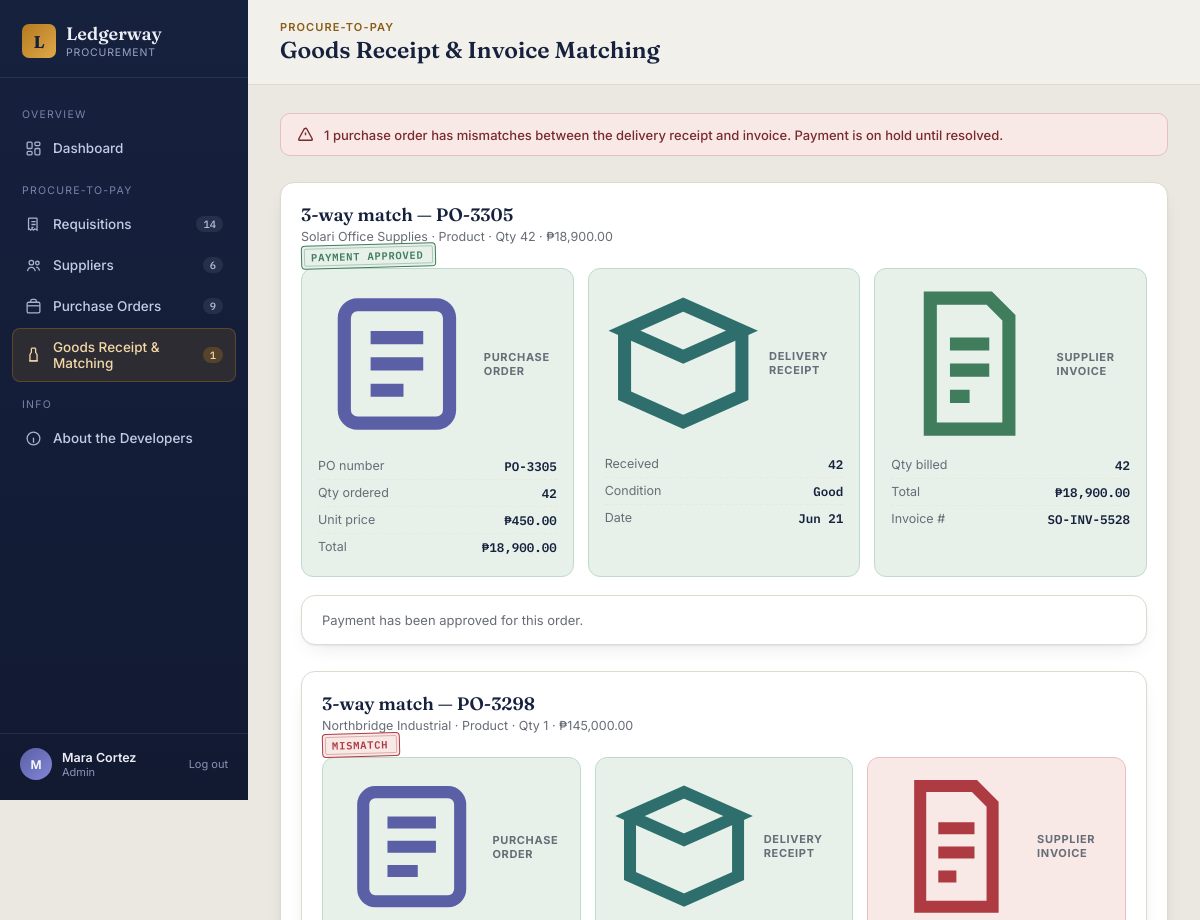
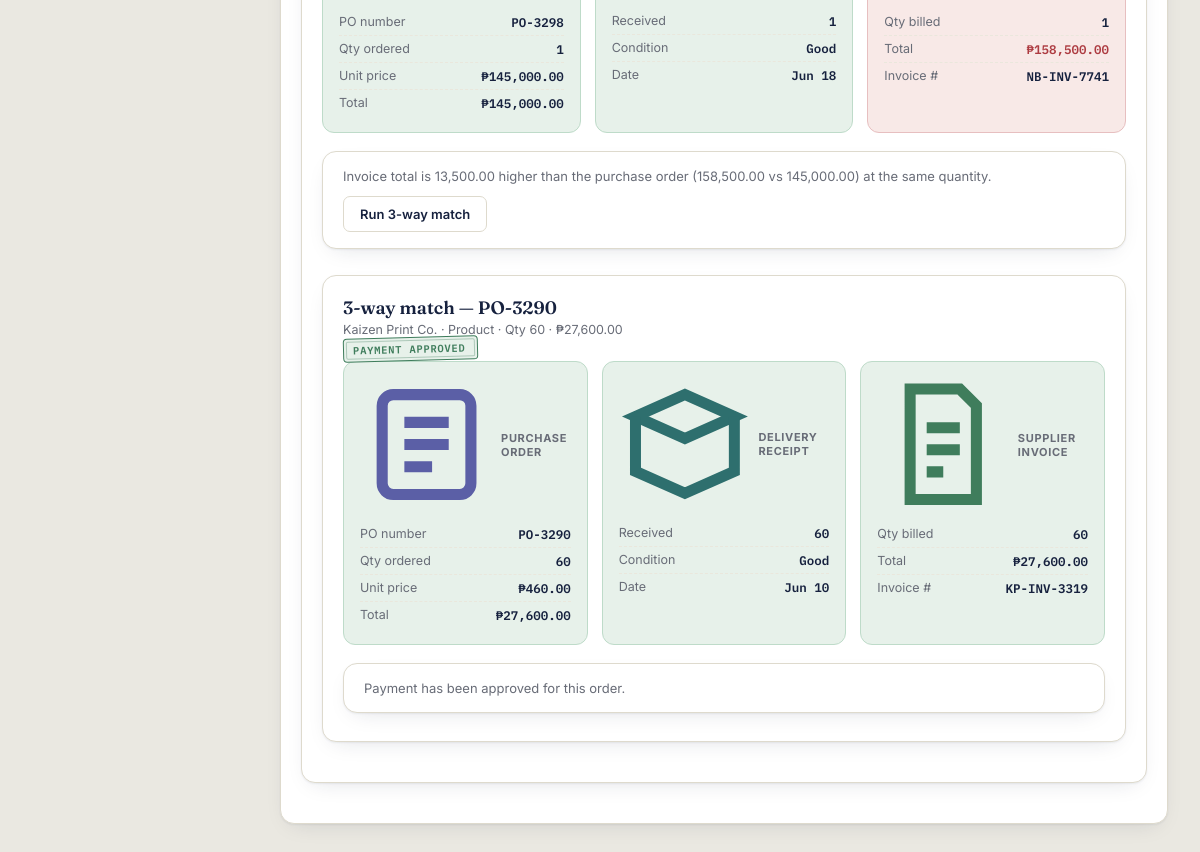
Screenshot of /goods_receipt.php (signed in) with the database file from the repository (2 pictures, top to bottom).
### tables this page shows
CREATE TABLE users (
  user_id INT AUTO_INCREMENT PRIMARY KEY,
  name VARCHAR(100) NOT NULL,
  email VARCHAR(150) NOT NULL UNIQUE,
  password_hash VARCHAR(255) NOT NULL,
  role ENUM('employee','manager','procurement_officer','admin') NOT NULL DEFAULT 'employee',
  department_id INT NULL,
  created_at TIMESTAMP DEFAULT CURRENT_TIMESTAMP,
  FOREIGN KEY (department_id) REFERENCES departments(department_id) ON DELETE SET NULL
);

CREATE TABLE purchase_orders (

    po_id INT AUTO_INCREMENT PRIMARY KEY,

    po_code VARCHAR(20) NOT NULL UNIQUE,

    requisition_id INT NULL UNIQUE,

    supplier_id INT NOT NULL,

    catalogue_id INT NULL,

    quantity INT NOT NULL DEFAULT 1,

    unit_price DECIMAL(12,2) NOT NULL,

    total_amount DECIMAL(12,2) NOT NULL,

    issue_date DATE NOT NULL,

    expected_delivery_date DATE NULL,

    status ENUM(
        'sent',
        'confirmed',
        'delivered',
        'cancelled'
    ) NOT NULL DEFAULT 'sent',

    created_by INT NOT NULL,

    created_at TIMESTAMP DEFAULT CURRENT_TIMESTAMP,

    FOREIGN KEY (requisition_id)
        REFERENCES requisitions(requisition_id)
        ON DELETE SET NULL,

    FOREIGN KEY (supplier_id)
        REFERENCES suppliers(supplier_id),

    FOREIGN KEY (catalogue_id)
        REFERENCES supplier_catalogue(catalogue_id)
        ON DELETE SET NULL,

    FOREIGN KEY (created_by)
        REFERENCES users(user_id)

);

CREATE TABLE suppliers (
  supplier_id INT AUTO_INCREMENT PRIMARY KEY,
  name VARCHAR(150) NOT NULL,
  category VARCHAR(100) NOT NULL,
  contact_name VARCHAR(100),
  email VARCHAR(150),
  phone VARCHAR(50),
  address VARCHAR(255),
  payment_terms VARCHAR(50) DEFAULT 'Net 30',
  contract_start DATE NULL,
  contract_end DATE NULL,
  status ENUM('active','inactive') NOT NULL DEFAULT 'active',
  created_at TIMESTAMP DEFAULT CURRENT_TIMESTAMP
);

CREATE TABLE goods_receipts (
  receipt_id INT AUTO_INCREMENT PRIMARY KEY,
  po_id INT NOT NULL,
  received_by INT NOT NULL,
  received_date DATE NOT NULL,
  quantity_received INT NOT NULL,
  condition_notes VARCHAR(255),
  created_at TIMESTAMP DEFAULT CURRENT_TIMESTAMP,
  FOREIGN KEY (po_id) REFERENCES purchase_orders(po_id) ON DELETE CASCADE,
  FOREIGN KEY (received_by) REFERENCES users(user_id)
);

CREATE TABLE invoice_matching (
  matching_id INT AUTO_INCREMENT PRIMARY KEY,
  po_id INT NOT NULL UNIQUE,
  receipt_id INT NULL,
  invoice_id INT NULL,
  match_status ENUM('pending','matched','mismatch') NOT NULL DEFAULT 'pending',
  discrepancy_notes VARCHAR(500),
  matched_by INT NULL,
  matched_at TIMESTAMP NULL,
  payment_approved TINYINT(1) NOT NULL DEFAULT 0,
  payment_approved_by INT NULL,
  payment_approved_at TIMESTAMP NULL,
  FOREIGN KEY (po_id) REFERENCES purchase_orders(po_id) ON DELETE CASCADE,
  FOREIGN KEY (receipt_id) REFERENCES goods_receipts(receipt_id) ON DELETE SET NULL,
  FOREIGN KEY (invoice_id) REFERENCES invoices(invoice_id) ON DELETE SET NULL,
  FOREIGN KEY (matched_by) REFERENCES users(user_id) ON DELETE SET NULL,
  FOREIGN KEY (payment_approved_by) REFERENCES users(user_id) ON DELETE SET NULL
);

CREATE TABLE invoices (
  invoice_id INT AUTO_INCREMENT PRIMARY KEY,
  po_id INT NOT NULL,
  supplier_id INT NOT NULL,
  invoice_number VARCHAR(50) NOT NULL,
  invoice_date DATE NOT NULL,
  quantity_billed INT NOT NULL,
  unit_price DECIMAL(12,2) NOT NULL,
  total_amount DECIMAL(12,2) NOT NULL,
  created_at TIMESTAMP DEFAULT CURRENT_TIMESTAMP,
  FOREIGN KEY (po_id) REFERENCES purchase_orders(po_id) ON DELETE CASCADE,
  FOREIGN KEY (supplier_id) REFERENCES suppliers(supplier_id)
);

### includes/auth.php (called while the page is built, shortened)
<?php
function current_user($pdo) {
    static $cached = null;
    if ($cached) return $cached;
    $stmt = $pdo->prepare("SELECT u.*, d.name AS department_name FROM users u
                            LEFT JOIN departments d ON d.department_id = u.department_id
                            WHERE u.user_id = ?");
    $stmt->execute([$_SESSION['user_id']]);
    $cached = $stmt->fetch();
    return $cached;
}
function has_role($roles) {
    $role = $_SESSION['role'] ?? null;
    if ($role === 'admin') return true;
    return in_array($role, (array)$roles, true);
}

### goods_receipt.php (the view, shortened to what this page needs)
<?php
require __DIR__ . '/config/db.php';
require __DIR__ . '/includes/auth.php';
require __DIR__ . '/includes/functions.php';
$me = current_user($pdo);
$rows = $pdo->query("
    SELECT
    po.po_id,
    po.po_code,
    po.quantity,
    po.unit_price,
    po.total_amount,
    po.issue_date,
    s.name AS supplier_name,
    c.product_name,
    c.description,
    c.unit,
    im.matching_id,
    im.match_status,
    im.discrepancy_notes,
    im.payment_approved,
    gr.receipt_id,
    gr.quantity_received,
    gr.received_date,
    gr.condition_notes,
    inv.invoice_id,
    inv.invoice_number,
    inv.quantity_billed,
    inv.unit_price AS inv_unit_price,
    inv.total_amount AS inv_total,
    inv.invoice_date
    FROM purchase_orders po
JOIN suppliers s
    ON s.supplier_id = po.supplier_id
LEFT JOIN supplier_catalogue c
    ON c.catalogue_id = po.catalogue_id
LEFT JOIN invoice_matching im
    ON im.po_id = po.po_id
LEFT JOIN goods_receipts gr
    ON gr.po_id = po.po_id
LEFT JOIN invoices inv
    ON inv.invoice_id = im.invoice_id
    WHERE po.status = 'delivered'
    ORDER BY po.issue_date DESC
")->fetchAll();
$mismatchCount = 0;
foreach ($rows as $r) if ($r['match_status'] === 'mismatch' && !$r['payment_approved']) $mismatchCount++;
$active = 'matching';
$pageEyebrow = 'Procure-to-Pay';
$pageTitle = 'Goods Receipt & Invoice Matching';
require __DIR__ . '/includes/header.php';
?>
<?php if ($mismatchCount > 0): ?>
<div class="banner warn">
  <svg viewBox="0 0 24 24" fill="none" stroke="currentColor" stroke-width="2"><path d="M12 9v4M12 17h.01M10.3 3.9 2.6 18a1.5 1.5 0 0 0 1.3 2.2h16.2a1.5 1.5 0 0 0 1.3-2.2L13.7 3.9a1.5 1.5 0 0 0-2.6 0Z"/></svg>
  <?= $mismatchCount ?> purchase order<?= $mismatchCount>1?'s':'' ?> <?= $mismatchCount>1?'have':'has' ?> mismatches between the delivery receipt and invoice. Payment is on hold until resolved.
</div>
<?php endif; ?>
<?php foreach ($rows as $r):
  $canManage = has_role(['procurement_officer','admin']);
  $status = $r['match_status'] ?? 'pending';
?>
<div class="match-container" style="margin-top:26px;">
  <div>
    <div class="section-title">3-way match — <?= e($r['po_code']) ?></div>
    <div class="section-desc">
    <?= e($r['supplier_name']) ?>
 · <?= e($r['product_name'] ?? 'Product') ?>
 · Qty <?= (int)$r['quantity'] ?>
 · <?= peso($r['total_amount']) ?>
</div>
  <?php if ($r['payment_approved']): ?>
    <span class="stamp approved">Payment approved</span>
  <?php else: ?>
    <?= stamp($status === 'pending' ? 'pending' : $status) ?>
  <?php endif; ?>
</div>
<div class="match-grid">
  <div class="match-doc ok">
    <div class="match-doc-head"><svg viewBox="0 0 24 24" fill="none" stroke="var(--slate)" stroke-width="2"><rect x="4" y="3" width="16" height="18" rx="2"/><path d="M8 8h8M8 12h8M8 16h5"/></svg> Purchase Order</div>
    <div class="match-row"><span class="k">PO number</span><span class="v"><?= e($r['po_code']) ?></span></div>
    <div class="match-row"><span class="k">Qty ordered</span><span class="v"><?= (int)$r['quantity'] ?></span></div>
    <div class="match-row"><span class="k">Unit price</span><span class="v"><?= peso($r['unit_price']) ?></span></div>
    <div class="match-row"><span class="k">Total</span><span class="v"><?= peso($r['total_amount']) ?></span></div>
  </div>
  <?php if ($r['receipt_id']): ?>
  <div class="match-doc ok">
    <div class="match-doc-head"><svg viewBox="0 0 24 24" fill="none" stroke="var(--teal)" stroke-width="2"><path d="M3 7l9-4 9 4-9 4-9-4Z"/><path d="M3 7v10l9 4 9-4V7"/></svg> Delivery Receipt</div>
    <div class="match-row"><span class="k">Received</span><span class="v"><?= (int)$r['quantity_received'] ?></span></div>
    <div class="match-row"><span class="k">Condition</span><span class="v"><?= e($r['condition_notes'] ?: '—') ?></span></div>
    <div class="match-row"><span class="k">Date</span><span class="v"><?= e(date('M j', strtotime($r['received_date']))) ?></span></div>
  </div>
  <?php endif; ?>
  <?php if ($r['invoice_id']): ?>
  <div class="match-doc <?= $status==='mismatch' ? 'flag' : 'ok' ?>">
    <div class="match-doc-head"><svg viewBox="0 0 24 24" fill="none" stroke="<?= $status==='mismatch' ? 'var(--red)' : 'var(--green)' ?>" stroke-width="2"><path d="M6 2h9l3 3v17H6z"/><path d="M9 9h6M9 13h6M9 17h3"/></svg> Supplier Invoice</div>
    <div class="match-row <?= $r['quantity_billed'] != $r['quantity'] ? 'diff' : '' ?>"><span class="k">Qty billed</span><span class="v"><?= (int)$r['quantity_billed'] ?></span></div>
    <div class="match-row <?= abs($r['inv_total']-$r['total_amount'])>0.01 ? 'diff' : '' ?>"><span class="k">Total</span><span class="v"><?= peso($r['inv_total']) ?></span></div>
    <div class="match-row"><span class="k">Invoice #</span><span class="v"><?= e($r['invoice_number']) ?></span></div>
  </div>
  <?php endif; ?>
</div>
<div class="panel" style="padding:16px 20px; margin-bottom:8px; display:flex; justify-content:space-between; align-items:center; flex-wrap:wrap; gap:12px;">
  <div style="font-size:13px; color:var(--text-soft);">
    <?php if ($r['payment_approved']): ?>
      Payment has been approved for this order.
    <?php elseif ($status === 'mismatch'): ?>
      <?= e($r['discrepancy_notes'] ?: 'A discrepancy was found between the documents.') ?>
    <?php elseif ($status === 'matched'): ?>
      All three documents agree on quantity and amount. This transaction is validated and ready for payment.
    <?php elseif (!$r['receipt_id'] || !$r['invoice_id']): ?>
      Log both the delivery receipt and the supplier invoice to run the 3-way match.
    <?php else: ?>
      Documents are logged — run the match to validate this transaction.
    <?php endif; ?>
  </div>
  <div style="display:flex; gap:10px;">
    <?php if ($canManage && $r['receipt_id'] && $r['invoice_id'] && !$r['payment_approved']): ?>
      <form action="actions/run_matching.php" method="post" style="display:inline;">
        <button class="btn btn-ghost">Run 3-way match</button>
      </form>
    <?php endif; ?>
  </div>
</div>
<?php endforeach; ?>
<?php require __DIR__ . '/includes/footer.php'; ?>

### includes/header.php (shortened to what this page needs)
<?php
$me = current_user($pdo);
$active      = $active ?? 'dashboard';
$pageEyebrow = $pageEyebrow ?? 'Overview';
$pageTitle   = $pageTitle ?? 'Ledgerway';
function nav_count($pdo, $sql) {
    try { return (int)$pdo->query($sql)->fetchColumn(); } catch (\Throwable $e) { return 0; }
}
$countReq   = nav_count($pdo, "SELECT COUNT(*) FROM requisitions");
$countSup   = nav_count($pdo, "SELECT COUNT(*) FROM suppliers");
$countPO    = nav_count($pdo, "SELECT COUNT(*) FROM purchase_orders");
$countMatch = nav_count($pdo, "SELECT COUNT(*) FROM invoice_matching WHERE match_status != 'matched' OR payment_approved = 0");
?>
<!DOCTYPE html>
<html lang="en">
<head>
<link rel="stylesheet" href="assets/css/style.css">
</head>
<body>
<div class="app">
  <aside class="sidebar">
    <div class="brand">
      <div class="brand-mark">L</div>
      <div>
        <div class="brand-name">Ledgerway</div>
        <div class="brand-sub">Procurement</div>
      </div>
    </div>
    <nav class="nav">
      <div class="nav-label">Overview</div>
      <a class="nav-item <?= $active==='dashboard'?'active':'' ?>" href="index.php">
        <svg viewBox="0 0 24 24" fill="none" stroke="currentColor" stroke-width="1.8"><rect x="3" y="3" width="7" height="9" rx="1.5"/><rect x="14" y="3" width="7" height="5" rx="1.5"/><rect x="14" y="12" width="7" height="9" rx="1.5"/><rect x="3" y="16" width="7" height="5" rx="1.5"/></svg>
        Dashboard
      </a>
      <div class="nav-label">Procure-to-Pay</div>
      <a class="nav-item <?= $active==='requisitions'?'active':'' ?>" href="requisitions.php">
        <svg viewBox="0 0 24 24" fill="none" stroke="currentColor" stroke-width="1.8"><path d="M8 3h8a1 1 0 0 1 1 1v16l-3-2-2 2-2-2-2 2-2-2-1 .7V4a1 1 0 0 1 1-1z"/><path d="M9 8h6M9 12h6M9 16h3"/></svg>
        Requisitions <span class="nav-count"><?= $countReq ?></span>
      </a>
      <a class="nav-item <?= $active==='suppliers'?'active':'' ?>" href="suppliers.php">
        <svg viewBox="0 0 24 24" fill="none" stroke="currentColor" stroke-width="1.8"><circle cx="9" cy="8" r="3.2"/><path d="M3.5 20c.7-3.4 3-5.3 5.5-5.3S13.8 16.6 14.5 20"/><circle cx="17.5" cy="8.5" r="2.5"/><path d="M15.8 14.3c2.4.2 4.1 2 4.7 5"/></svg>
        Suppliers <span class="nav-count"><?= $countSup ?></span>
      </a>
      <a class="nav-item <?= $active==='orders'?'active':'' ?>" href="purchase_orders.php">
        <svg viewBox="0 0 24 24" fill="none" stroke="currentColor" stroke-width="1.8"><rect x="3" y="6" width="18" height="15" rx="2"/><path d="M8 6V4.5A2.5 2.5 0 0 1 10.5 2h3A2.5 2.5 0 0 1 16 4.5V6"/><path d="M3 11h18"/></svg>
        Purchase Orders <span class="nav-count"><?= $countPO ?></span>
      </a>
      <a class="nav-item <?= $active==='matching'?'active':'' ?>" href="goods_receipt.php">
        <svg viewBox="0 0 24 24" fill="none" stroke="currentColor" stroke-width="1.8"><path d="M9 3v6l-2 3v9h10v-9l-2-3V3"/><path d="M9 3h6M6 21h12"/></svg>
        Goods Receipt &amp; Matching <span class="nav-count"><?= $countMatch ?></span>
      </a>
      <div class="nav-label">Info</div>
      <a class="nav-item <?= $active==='about'?'active':'' ?>" href="about.php">
        <svg viewBox="0 0 24 24" fill="none" stroke="currentColor" stroke-width="1.8"><circle cx="12" cy="12" r="9"/><path d="M12 8h.01M11 12h1v5h1"/></svg>
        About the Developers
      </a>
    </nav>
    <div class="sidebar-foot">
      <div class="avatar"><?= e(strtoupper(substr($me['name'] ?? '?', 0, 1))) ?></div>
      <div>
        <div class="who-name"><?= e($me['name'] ?? 'Guest') ?></div>
        <div class="who-role"><?= e(ucwords(str_replace('_',' ', $me['role'] ?? ''))) ?></div>
      </div>
      <a class="logout-link" href="actions/logout.php">Log out</a>
    </div>
  </aside>
  <div class="main">
    <div class="topbar">
      <div>
        <div class="topbar-eyebrow"><?= e($pageEyebrow) ?></div>
        <div class="topbar-title"><?= e($pageTitle) ?></div>
      </div>
    </div>
    <section class="view">

### includes/functions.php (shortened to what this page needs)
<?php
function peso(float $amount): string {
    return '₱' . number_format($amount, 2);
}
function e(?string $value): string {
    return htmlspecialchars($value ?? '', ENT_QUOTES, 'UTF-8');
}
function stamp(string $status): string {
    $map = [
        'pending'   => 'Pending',
        'approved'  => 'Approved',
        'rejected'  => 'Rejected',
        'sent'      => 'Sent',
        'confirmed' => 'Confirmed',
        'delivered' => 'Delivered',
        'cancelled' => 'Cancelled',
        'matched'   => 'Matched',
        'mismatch'  => 'Mismatch',
    ];
    $label = $map[$status] ?? ucfirst($status);
    return '<span class="stamp ' . e($status) . '">' . e($label) . '</span>';
}

### includes/footer.php (shortened to what this page needs)
    </section>
  </div>
</div>
</body>
</html>

### rows the page displays
users: name "M", name "Mara Cortez", role "Admin"
purchase_orders: po_code "PO-3305", supplier.name "Solari Office Supplies", product_name "Product", quantity "42", total_amount "₱18,900.00", shows "PAYMENT APPROVED", unit_price "₱450.00", goods_receipts.quantity_received "42", goods_receipts.condition_notes "Good", goods_receipts.received_date "Jun 21", invoices.quantity_billed "42", invoices.total_amount "₱18,900.00", invoices.invoice_number "SO-INV-5528", shows "Payment has been approved for this order."
purchase_orders: po_code "PO-3298", supplier.name "Northbridge Industrial", product_name "Product", quantity "1", total_amount "₱145,000.00", invoice_matching.match_status "MISMATCH", unit_price "₱145,000.00", goods_receipts.quantity_received "1", goods_receipts.condition_notes "Good", goods_receipts.received_date "Jun 18", invoices.quantity_billed "1", invoices.total_amount "₱158,500.00", invoices.invoice_number "NB-INV-7741", invoice_matching.discrepancy_notes "Invoice total is 13,500.00 higher than the purchase order (158,500.00 vs 145,000.00) at the same quantity."
purchase_orders: po_code "PO-3290", supplier.name "Kaizen Print Co.", product_name "Product", quantity "60", total_amount "₱27,600.00", shows "PAYMENT APPROVED", unit_price "₱460.00", goods_receipts.quantity_received "60", goods_receipts.condition_notes "Good", goods_receipts.received_date "Jun 10", invoices.quantity_billed "60", invoices.total_amount "₱27,600.00", invoices.invoice_number "KP-INV-3319", shows "Payment has been approved for this order."

### other values shown
$countReq "14"
$countSup "6"
$countPO "9"
$countMatch "1"
$pageEyebrow "PROCURE-TO-PAY"
$pageTitle "Goods Receipt & Invoice Matching"
$mismatchCount "1"
